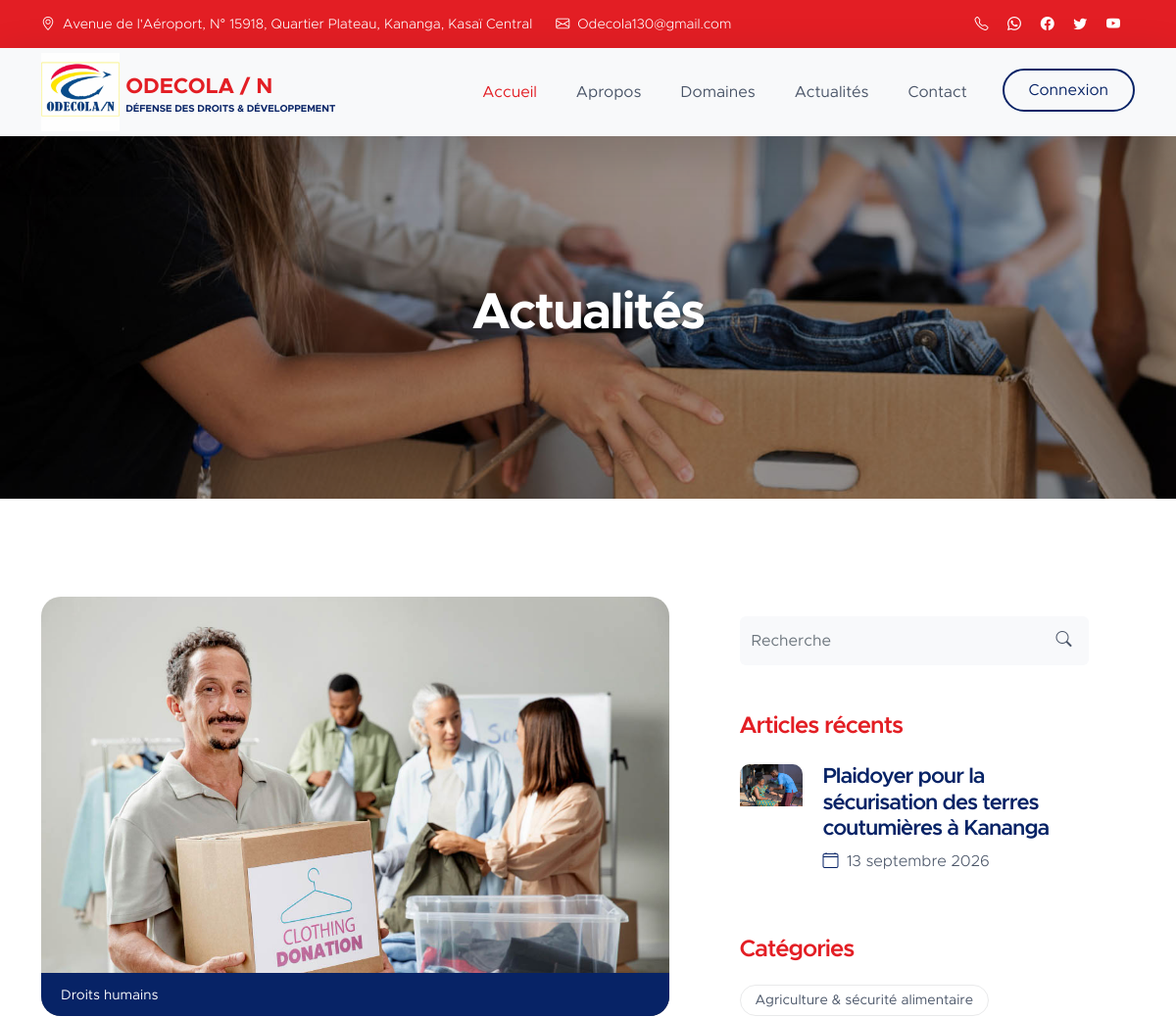
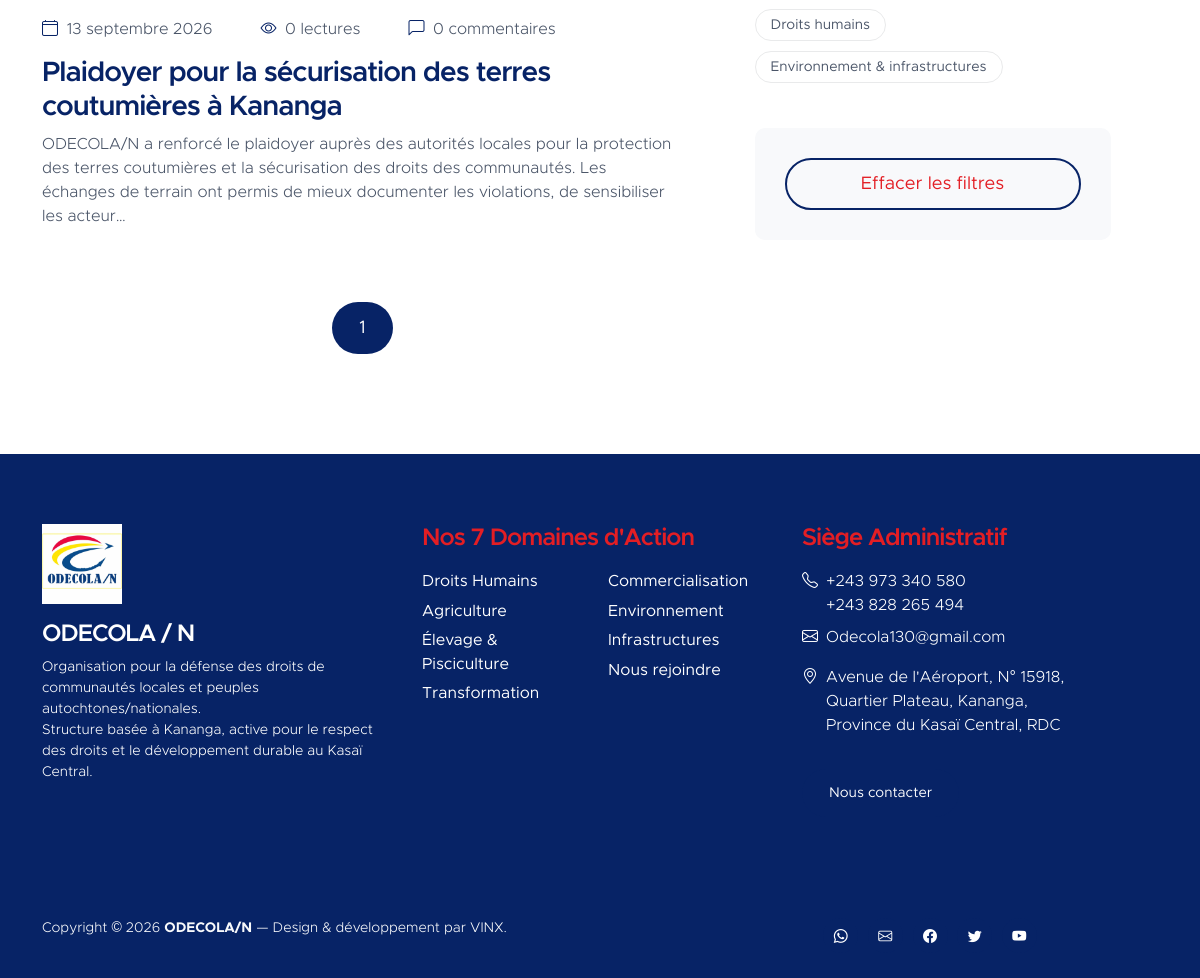
The app's page /actualites/?categorie=2 with its own data (2 pictures, top to bottom).
### odecola/models.py (models this page shows, shortened)
class Article(models.Model):
    titre = models.CharField(max_length=255)
    slug = models.SlugField(max_length=255, unique=True)
    contenu = models.TextField()
    created_at = models.DateTimeField(auto_now_add=True)
    updated_at = models.DateTimeField(auto_now=True)
    is_active = models.BooleanField(default=True)
    image = models.ImageField(upload_to='articles/', blank=True, null=True)
    class Meta:
        verbose_name = "Article"
        verbose_name_plural = "Articles"

class CategorieArticle(models.Model):
    article = models.ForeignKey(Article, on_delete=models.CASCADE, related_name="categorie_articles")
    categorie = models.ForeignKey(Categorie, on_delete=models.CASCADE, related_name="articles_associes")
    created_at = models.DateTimeField(auto_now_add=True)
    class Meta:
        unique_together = ("article", "categorie")
        verbose_name = "Catégorie d'article"
        verbose_name_plural = "Catégories d'articles"

class Categorie(models.Model):
    nom = models.CharField(max_length=100, unique=True)
    description = models.TextField(blank=True)
    created_at = models.DateTimeField(auto_now_add=True)
    class Meta:
        verbose_name = "Catégorie"
        verbose_name_plural = "Catégories"

### odecola/views.py (the view)
# urls.py: path('actualites/', views.blog, name='blog'),
def blog(request):
    query = request.GET.get('q', '').strip()
    category_id = request.GET.get('categorie', '').strip()
    articles = Article.objects.filter(is_active=True).annotate(
        nombre_commentaires=Count('commentaires', distinct=True),
        nombre_lectures=Count('lectures', distinct=True),
    ).order_by('-created_at')
    if query:
        articles = articles.filter(
            Q(titre__icontains=query)
            | Q(contenu__icontains=query)
            | Q(categorie_articles__categorie__nom__icontains=query)
        ).distinct()
    if category_id.isdigit():
        articles = articles.filter(categorie_articles__categorie_id=int(category_id)).distinct()
    else:
        category_id = ''
    recent_articles = articles[:3]
    paginator = Paginator(articles, 6)
    page_obj = paginator.get_page(request.GET.get('page'))
    pagination_params = request.GET.copy()
    pagination_params.pop('page', None)
    categories = Categorie.objects.order_by('nom')
    return render(request, 'news.html', {
        'blog_active': 'active',
        'articles': page_obj.object_list,
        'page_obj': page_obj,
        'pagination_query': urlencode(pagination_params),
        'recent_articles': recent_articles,
        'categories': categories,
        'category_id': category_id,
        'query': query,
    })

### templates/news.html (shortened to what this page needs)
{% extends 'base.html' %}
{% load static %}
{% block content %}
    {% block actu %}
        <main id="section_5">
            <section class="news-detail-header-section text-center">
                <div class="section-overlay"></div>
                <div class="container">
                    <div class="row">
                        <div class="col-lg-12 col-12">
                            <h1 class="text-white">Actualités</h1>
                        </div>
                    </div>
                </div>
            </section>
            <section class="news-section section-padding">
                <div class="container">
                    <div class="row">
                        <div class="col-lg-7 col-12">
                        {% for article in articles %}
                            <div class="news-block">
                                <div class="news-block-top">
                                    <a href="{% url 'detail_article' article.slug %}">
                                    {% if article.image %}
                                        <img src="{{ article.image.url }}" class="news-image img-fluid" alt="{{ article.titre }}">
                                    {% else %}
                                        <img src="{% static 'images/news/medium-shot-volunteers-with-clothing-donations.jpg' %}" class="news-image img-fluid" alt="">
                                    {% endif %}
                                    </a>
                                    <div class="news-category-block">
                                        {% for categorie_article in article.categorie_articles.all|slice:':5' %}
                                        <a href="{% url 'blog' %}?categorie={{ categorie_article.categorie.id }}" class="category-block-link">
                                            {{ categorie_article.categorie.nom }}
                                        </a>
                                        {% endfor %}
                                    </div>
                                </div>
                                <div class="news-block-info">
                                    <div class="d-flex mt-2">
                                        <div class="news-block-date">
                                            <p>
                                                <i class="bi-calendar4 custom-icon me-1"></i>
                                                {{ article.created_at|date:"d F Y" }}
                                            </p>
                                        </div>
                                        <div class="news-block-author mx-5">
                                            <p>
                                                <i class="bi-eye custom-icon me-1"></i>
                                                {{ article.lectures.count }} lectures
                                            </p>
                                        </div>
                                        <div class="news-block-comment">
                                            <p>
                                                <i class="bi-chat-left custom-icon me-1"></i>
                                                {{ article.commentaires.count }} commentaires
                                            </p>
                                        </div>
                                    </div>
                                    <div class="news-block-title mb-2">
                                        <h4><a href="{% url 'detail_article' article.slug %}" class="news-block-title-link">{{ article.titre }}</a></h4>
                                    </div>
                                    <div class="news-block-body">
                                        <p>{{ article.contenu|striptags|truncatechars:250 }}</p>
                                    </div>
                                </div>
                            </div>
                        {% empty %}
                            <p>Aucun article publié pour le moment.</p>
                        {% endfor %}
                            <div class="mt-5" style="text-align:center">
                                {% for page_number in page_obj.paginator.page_range %}
                                    <a href="?{% if pagination_query %}{{ pagination_query }}&{% endif %}page={{ page_number }}" class="{% if page_number == page_obj.number %}custom-btn btn smoothscroll{% else %}nav-link custom-btn custom-border-btn btn{% endif %}">{{ page_number }}</a>
                                {% endfor %}
                            </div>
                        </div>
    {% endblock %}
                        <div class="col-lg-4 col-12 mx-auto mt-4 mt-lg-0">
                            <form class="custom-form search-form" method="get" action="{% url 'blog' %}" role="form">
                                <input class="form-control" type="search" placeholder="Recherche" aria-label="Recherche" name="q" value="{{ query }}">
                                <button type="submit" class="form-control">
                                    <i class="bi-search"></i>
                                </button>
                            </form>
                            <h5 class="mt-5 mb-3">Articles récents</h5>
                            {% for article in recent_articles %}
                            <div class="news-block news-block-two-col d-flex mt-4">
                                <div class="news-block-two-col-image-wrap">
                                    <a href="{% url 'detail_article' article.slug %}">
                                    {% if article.image %}
                                        <img src="{{ article.image.url }}" class="news-image img-fluid" alt="{{ article.titre }}">
                                    {% else %}
                                        <img src="{% static 'images/news/africa-humanitarian-aid-doctor.jpg' %}" class="news-image img-fluid" alt="">
                                    {% endif %}
                                    </a>
                                </div>
                                <div class="news-block-two-col-info">
                                    <div class="news-block-title mb-2">
                                        <h6><a href="{% url 'detail_article' article.slug %}" class="news-block-title-link">{{ article.titre }}</a></h6>
                                    </div>
                                    <div class="news-block-date">
                                        <p>
                                            <i class="bi-calendar4 custom-icon me-1"></i>
                                            {{ article.created_at|date:"d F Y" }}
                                        </p>
                                    </div>
                                </div>
                            </div>
                            {% empty %}
                            <p>Aucun article récent.</p>
                            {% endfor %}
                            <div class="tags-block mt-5">
                                <h5 class="mb-3">Catégories</h5>
                            {% for categorie in categories %}
                                <a href="{% url 'blog' %}?categorie={{ categorie.id }}" class="tags-block-link{% if category_id == categorie.id|stringformat:'s' %} active{% endif %}">
                                    {{ categorie.nom }}
                                </a>
                            {% empty %}
                                <p>Aucune catégorie associée.</p>
                            {% endfor %}
                            </div>
                            {% if category_id or query %}
                            <div class="custom-form subscribe-form">
                                <div class="col-lg-12 col-12">
                                    <a href="/actualites" class="nav-link custom-btn custom-border-btn btn">Effacer les filtres</a>
                                </div>
                            </div>
                            {% endif %}
                        </div>
                    </div>
                </div>
            </section>
        </main>
{% endblock %}

### odecola/static/css/templatemo-kind-heart-charity.css (style rules this page uses)
:root { --white-color: #ffffff; --primary-color: #E31E24; --secondary-color: #072366; --section-bg-color: #f8f9fb; --site-footer-bg-color: #072366; --custom-btn-bg-color: #072366; --custom-btn-bg-hover-color: #E31E24; --dark-color: #072366; --p-color: #4a5568; --border-color: #e9eaeb; --accent-color: #F4C430; --body-font-family: 'Metropolis', sans-serif; --h1-font-size: 52px; --h2-font-size: 46px; --h3-font-size: 32px; --h4-font-size: 28px; --h5-font-size: 24px; --h6-font-size: 22px; --p-font-size: 16px; --btn-font-size: 18px; --copyright-font-size: 14px; --border-radius-large: 100px; --border-radius-medium: 20px; --border-radius-small: 10px; --font-weight-light: 300; --font-weight-normal: 400; --font-weight-semibold: 600; --font-weight-bold: 700; }
body { background-color: var(--white-color); font-family: var(--body-font-family); }
h2, h3, h4, h5, h6 { color: var(--dark-color); }
h1, h2, h3, h4, h5, h6 { font-weight: var(--font-weight-semibold); letter-spacing: -1px; }
h1 { font-size: var(--h1-font-size); font-weight: var(--font-weight-bold); letter-spacing: -2px; }
h4 { font-size: var(--h4-font-size); }
h5 { color: var(--primary-color); font-size: var(--h5-font-size); }
h6 { font-size: var(--h6-font-size); }
p { color: var(--p-color); font-size: var(--p-font-size); font-weight: var(--font-weight-light); }
a, button { touch-action: manipulation; transition: all 0.3s; }
a { color: var(--p-color); text-decoration: none; }
.section-padding { padding-top: 100px; padding-bottom: 100px; }
.section-overlay { background: rgba(0, 0, 0, 0.35); position: absolute; top: 0; left: 0; pointer-events: none; width: 100%; height: 100%; }
.section-overlay + .container { position: relative; }
.custom-icon { color: var(--secondary-color); }
.custom-btn { background: var(--secondary-color); border: 2px solid transparent; border-radius: var(--border-radius-large); color: var(--white-color); font-size: var(--btn-font-size); font-weight: var(--font-weight-normal); line-height: normal; padding: 15px 25px; }
.custom-border-btn { background: transparent; border: 2px solid var(--custom-btn-bg-color); color: var(--primary-color); }
.news-detail-header-section { background-image: url('../images/news/close-up-volunteer-oganizing-stuff-donation.jpg'); background-repeat: no-repeat; background-position: center; background-size: cover; position: relative; padding-top: 150px; padding-bottom: 150px; }
.news-block-top { border-radius: var(--border-radius-medium); position: relative; overflow: hidden; }
.news-block-two-col-image-wrap { border-radius: var(--border-radius-small); position: relative; overflow: hidden; width: 150px; margin-right: 20px; }
.news-category-block { background: var(--secondary-color); position: absolute; bottom: 0; right: 0; left: 0; padding: 10px 20px; }
.news-category-block .category-block-link { color: var(--white-color); margin-right: 10px; }
.news-block-info { padding-top: 10px; padding-bottom: 10px; }
.news-block-title-link { color: var(--dark-color); }
.search-form { margin-top: 20px; }
.category-block, .subscribe-form { margin-top: 40px; margin-bottom: 40px; }
.category-block-link { font-size: var(--copyright-font-size); margin-top: 5px; margin-bottom: 5px; }
.tags-block-link { border: 1px solid var(--border-color); border-radius: var(--border-radius-medium); display: inline-block; font-size: var(--copyright-font-size); line-height: normal; margin-right: 10px; margin-top: 5px; margin-bottom: 5px; padding: 8px 15px; }
.custom-form .form-control, .input-group-file { background-color: var(--section-bg-color); box-shadow: none; border: 0; color: var(--p-color); margin-bottom: 24px; padding-top: 13px; padding-bottom: 13px; outline: none; }
.custom-form button[type="submit"] { background: var(--custom-btn-bg-color); border: none; border-radius: var(--border-radius-large); color: var(--white-color); font-size: var(--p-font-size); font-weight: var(--font-weight-semibold); transition: all 0.3s; margin-bottom: 0; }
.search-form { position: relative; }
.search-form .form-control { padding-right: 50px; }
.search-form button[type="submit"] { background: transparent; position: absolute; top: 0; right: 0; color: var(--p-color); width: 50px; padding: 12px; }
.subscribe-form { background: var(--section-bg-color); border-radius: var(--border-radius-small); padding: 30px; }

### records on screen
Article: created_at "13 septembre 2026", lectures.count "0", commentaires.count "0", titre "Plaidoyer pour la sécurisation des terres coutumières à Kananga", contenu "ODECOLA/N a renforcé le plaidoyer auprès des autorités locales pour la protection des terres coutumières et la sécurisation des droits des communautés. Les échanges de terrain ont permis de mieux documenter les violations, de sensibiliser les acteur…"
CategorieArticle: categorie.nom "Droits humains"
Categorie: nom "Agriculture & sécurité alimentaire"
Categorie: nom "Droits humains"
Categorie: nom "Environnement & infrastructures"

### other values on screen
{{ page_number }} "1"
